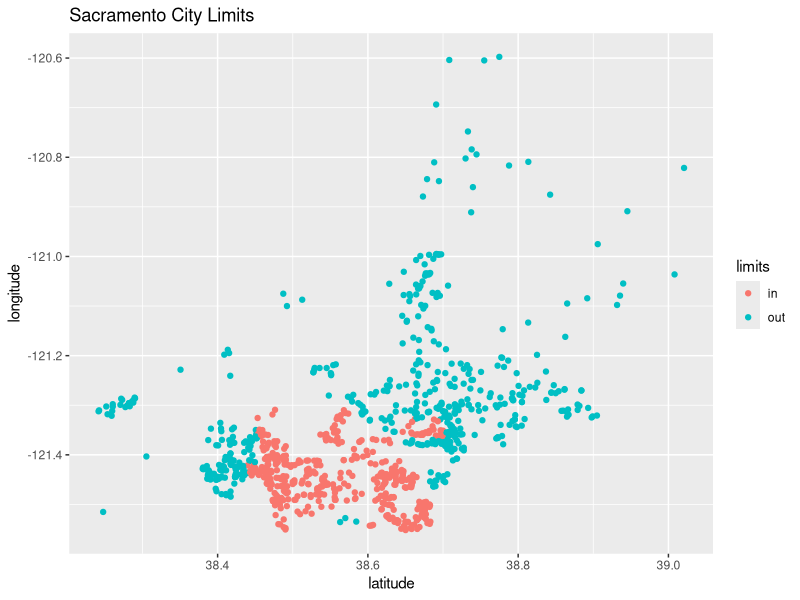
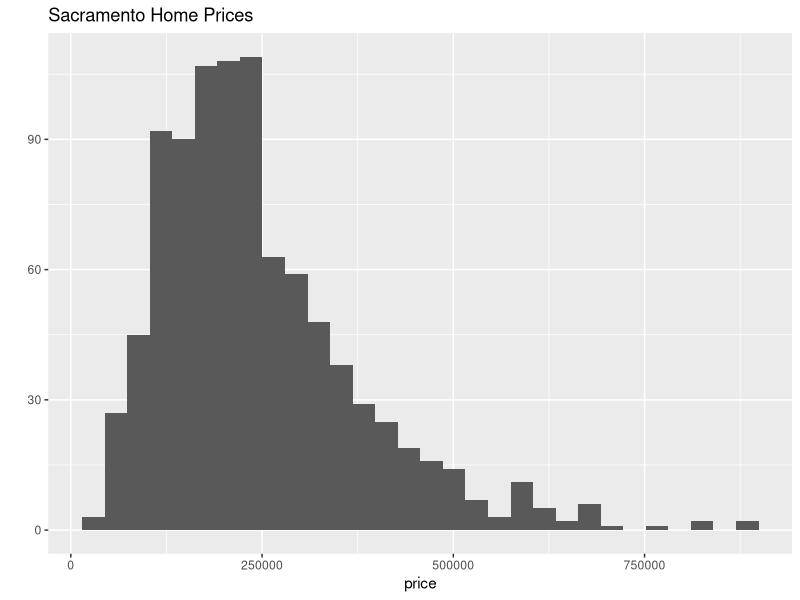

Generate these figures, in order, with R:
## ---- chunk 1
library(caret)
library(randomForest)
library(tidyverse)
library(knitr)
library(kableExtra)
## ---- chunk 2
data(Sacramento)
sac_data = Sacramento
sac_data$limits = factor(ifelse(sac_data$city == "SACRAMENTO", "in", "out"))
sac_data = subset(sac_data, select = -c(city, zip))
## ---- chunk 3
qplot(y = longitude, x = latitude, data = sac_data, 
      col = limits, main = "Sacramento City Limits ")
## ---- chunk 4
qplot(x = price, data = sac_data, main = "Sacramento Home Prices")
## ---- chunk 5
set.seed(42)
sac_trn_idx  = sample(nrow(sac_data), size = trunc(0.80 * nrow(sac_data)))
sac_trn_data = sac_data[sac_trn_idx, ]
sac_tst_data = sac_data[-sac_trn_idx, ]
## ---- chunk 6
sac_mod_1 = lm(price ~ . - limits - latitude - longitude, data = sac_trn_data)
sac_mod_2 = lm(price ~ sqft, data = sac_trn_data)
sac_mod_3 = lm(price ~ sqft + type, data = sac_trn_data)
sac_mod_4 = lm(price ~ sqft * type, data = sac_trn_data)
## ---- chunk 7
calc_rmse = function(mod, actual, data) {
  predicted = predict(mod, data)
  sqrt(mean((actual - predicted) ^ 2))
}

mod_ex1_list = list(sac_mod_1, sac_mod_2, sac_mod_3, sac_mod_4)
sac_ex1_trn_rmse = sapply(mod_ex1_list, actual = sac_trn_data$price, calc_rmse, data = sac_trn_data)
sac_ex1_tst_rmse = sapply(mod_ex1_list, actual = sac_tst_data$price, calc_rmse, data = sac_tst_data)
## ---- chunk 8
sac_ex1_results = data.frame(
  Model_names_ex1 = c("sac_mod_1", "sac_mod_2", "sac_mod_3", "sac_mod_4"),
  trn_rmse_ex1 = sac_ex1_trn_rmse,
  tst_rmse_ex1 = sac_ex1_tst_rmse
)
colnames(sac_ex1_results) = c("Model Name", "Training RMSE", "Testing RMSE")

kable_styling(kable(sac_ex1_results, format = "html", digits = 3), full_width = FALSE)
## ---- chunk 9
sac_mod_add = lm(price ~ ., data = sac_trn_data)
sac_mod_int = lm(price ~ . ^ 2, data = sac_trn_data)
sac_mod_user = lm(price ~ sqft + type + limits + latitude + longitude + beds, data = sac_trn_data)
sac_mod_rf = randomForest(price ~ ., data = sac_trn_data)
## ---- chunk 10
mod_ex2_list = list(sac_mod_add, sac_mod_int, sac_mod_user, sac_mod_rf)
sac_ex2_trn_rmse = sapply(mod_ex2_list, actual = sac_trn_data$price, calc_rmse, data = sac_trn_data)
sac_ex2_tst_rmse = sapply(mod_ex2_list, actual = sac_tst_data$price, calc_rmse, data = sac_tst_data)
## ---- chunk 11
sac_ex2_results = data.frame(
  Model_names_ex2 = c("sac_mod_add", "sac_mod_int", "sac_mod_user", "sac_mod_rf"),
  Model_type_ex2 = c("lm", "lm", "lm", "rf"),
  Vars_used_ex2 = c("`price ~ .`", "`price ~ . ^ 2`", "`price ~ sqft + type + limits + latitude + longitude + beds`", "`price ~ .`"),
  trn_rmse_ex2 = sac_ex2_trn_rmse,
  tst_rmse_ex2 = sac_ex2_tst_rmse
)
colnames(sac_ex2_results) = c("Model Name", "Model Type", "Variables Used", "Training RMSE", "Testing RMSE")

kable_styling(kable(sac_ex2_results, format = "html", digits = 3), full_width = FALSE)
## ---- chunk 12
log_sac_mod_add = lm(log(price) ~ ., data = sac_trn_data)
log_sac_mod_int = lm(log(price) ~ . ^ 2, data = sac_trn_data)
log_sac_mod_user = lm(log(price) ~ sqft + type + limits + latitude + longitude + beds, data = sac_trn_data)
log_sac_mod_rf = randomForest(log(price) ~ ., data = sac_trn_data)
## ---- chunk 13
calc_log_rmse = function(mod, actual, data) {
  predicted = predict(mod, data)
  sqrt(mean((actual - exp(predicted)) ^ 2))
}
## ---- chunk 14
mod_ex3_list = list(log_sac_mod_add, log_sac_mod_int, log_sac_mod_user, log_sac_mod_rf)
sac_ex3_trn_rmse = sapply(mod_ex3_list, actual = sac_trn_data$price, calc_log_rmse, data = sac_trn_data)
sac_ex3_tst_rmse = sapply(mod_ex3_list, actual = sac_tst_data$price, calc_log_rmse, data = sac_tst_data)
## ---- chunk 15
sac_ex3_results = data.frame(
  Model_names_ex3 = c("log_sac_mod_add", "log_sac_mod_int", "log_sac_mod_user", "log_sac_mod_rf"),
  Model_type = c("`lm`", "`lm`", "`lm`", "`rf`"),
  Vars_used_ex3 = c("`log(price) ~ .`", "`log(price) ~ . ^ 2`", "`log(price) ~ sqft + type + limits + latitude + longitude + beds`", "`log(price) ~ .`"),
  trn_rmse_ex3 = sac_ex3_trn_rmse,
  tst_rmse_ex3 = sac_ex3_tst_rmse
)
colnames(sac_ex3_results) = c("Model Name", "Model Type", "Variables Used", "Training RMSE", "Testing RMSE")

kable_styling(kable(sac_ex3_results, format = "html", digits = 3), full_width = FALSE)
## ---- chunk 16
mod1 = lm(price ~ . - longitude - latitude, data = sac_trn_data)
mod2 = lm(price ~ ., data = sac_trn_data)
anova(mod1, mod2)
